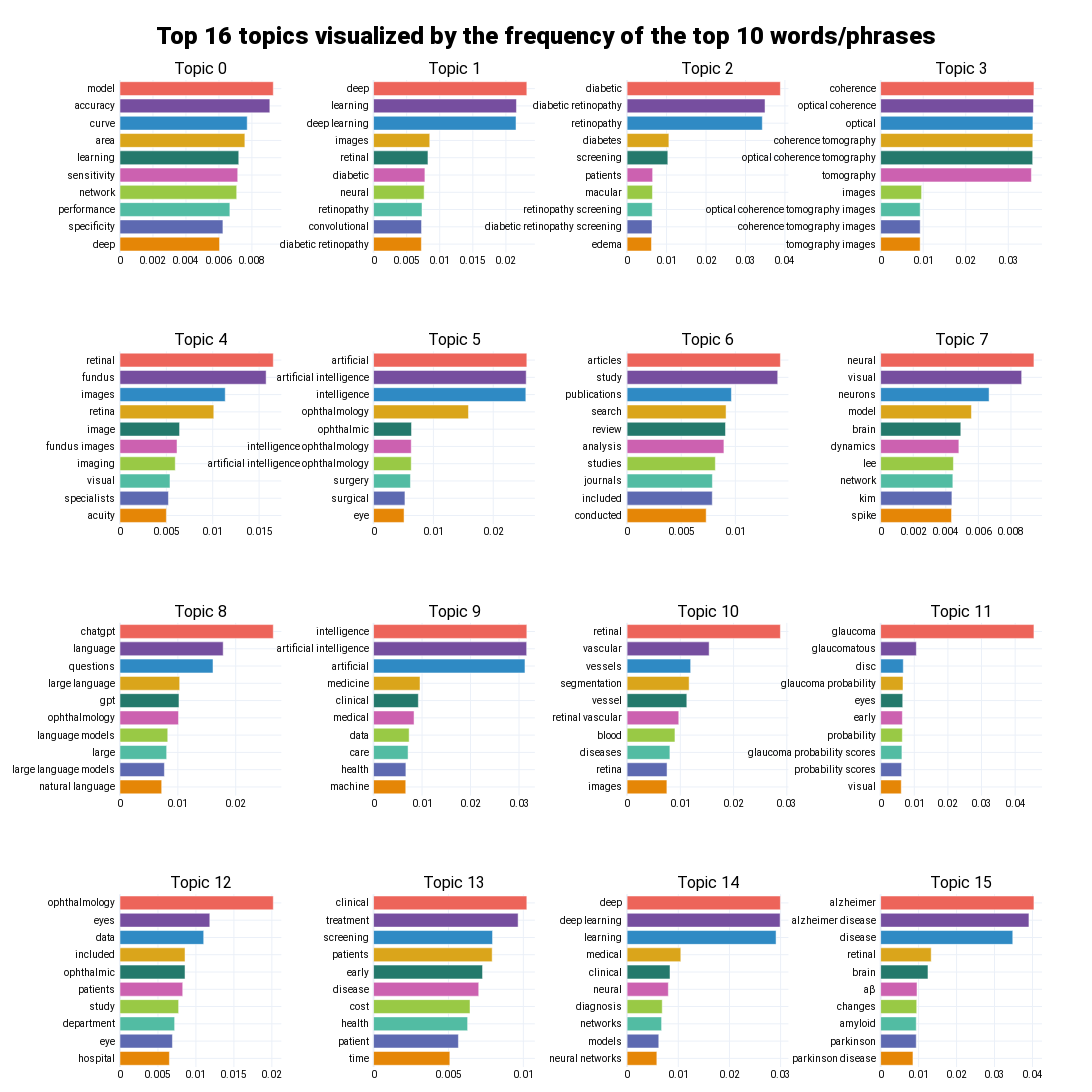

The cell this chart's notebook holds for it:
### Markdown cell above
### Visualize a barchart of selected topics

### Code cell
import plotly.express as px

top_n_topics = 16
n_words = 10

# 'fig_barchart' is a plotly figure.
fig_barchart = topic_model.visualize_barchart(
    top_n_topics = top_n_topics,  # Only select the top n most frequent topics.
    n_words = n_words,            # Number of words to show in a topic.
    custom_labels=False,          # Whether to use custom topic labels that were defined using topic_model.set_topic_labels.
    title=f"Top {top_n_topics} topics visualized by the frequency of the top {n_words} words",
    width=300,
    height=300,
)

fig_barchart.update_layout(
    # Adjust left, right, top, bottom margin of the overall figure.
    margin=dict(l=20, r=50, t=80, b=20),

    plot_bgcolor='rgba(0,0,0,0)',         # Set background color (transparent in this example).

    title={
        'text': f"Top {top_n_topics} topics visualized by the frequency of the top {n_words} words/phrases",
        'y':0.975,
        'x':0.5,
        'xanchor': 'center',
        'yanchor': 'top',
        'font': dict(
            family="Roboto Black",
            size=24,
            color="#000000"
        )
    },

    font=dict(
        family="Roboto",
        size=10,
        color="#000000"
    ),
)

color_sequence = px.colors.qualitative.Vivid  # Choose a color sequence.
fig_barchart.update_traces(marker_color=color_sequence)

# Show the updated figure
fig_barchart.show()

### Figure 1 — Plotly figure (JSON) as saved in the notebook; plotly's stock layout.template omitted (floating-point values rounded to 4 significant figures)
{"data": [{"marker": {"color": ["rgb(229, 134, 6)", "rgb(93, 105, 177)", "rgb(82, 188, 163)", "rgb(153, 201, 69)", "rgb(204, 97, 176)", "rgb(36, 121, 108)", "rgb(218, 165, 27)", "rgb(47, 138, 196)", "rgb(118, 78, 159)", "rgb(237, 100, 90)", "rgb(165, 170, 153)"]}, "orientation": "h", "type": "bar", "x": [0.006036, 0.00624, 0.006662, 0.007076, 0.007138, 0.007201, 0.007571, 0.007714, 0.009085, 0.009295], "xaxis": "x", "y": ["deep  ", "specificity  ", "performance  ", "network  ", "sensitivity  ", "learning  ", "area  ", "curve  ", "accuracy  ", "model  "], "yaxis": "y"}, {"marker": {"color": ["rgb(229, 134, 6)", "rgb(93, 105, 177)", "rgb(82, 188, 163)", "rgb(153, 201, 69)", "rgb(204, 97, 176)", "rgb(36, 121, 108)", "rgb(218, 165, 27)", "rgb(47, 138, 196)", "rgb(118, 78, 159)", "rgb(237, 100, 90)", "rgb(165, 170, 153)"]}, "orientation": "h", "type": "bar", "x": [0.007225, 0.007252, 0.00732, 0.007642, 0.007759, 0.00822, 0.008492, 0.02153, 0.02159, 0.02316], "xaxis": "x2", "y": ["diabetic retinopathy  ", "convolutional  ", "retinopathy  ", "neural  ", "diabetic  ", "retinal  ", "images  ", "deep learning  ", "learning  ", "deep  "], "yaxis": "y2"}, {"marker": {"color": ["rgb(229, 134, 6)", "rgb(93, 105, 177)", "rgb(82, 188, 163)", "rgb(153, 201, 69)", "rgb(204, 97, 176)", "rgb(36, 121, 108)", "rgb(218, 165, 27)", "rgb(47, 138, 196)", "rgb(118, 78, 159)", "rgb(237, 100, 90)", "rgb(165, 170, 153)"]}, "orientation": "h", "type": "bar", "x": [0.006178, 0.006308, 0.006363, 0.006425, 0.006473, 0.01032, 0.01059, 0.03427, 0.03496, 0.03885], "xaxis": "x3", "y": ["edema  ", "diabetic retinopathy screening  ", "retinopathy screening  ", "macular  ", "patients  ", "screening  ", "diabetes  ", "retinopathy  ", "diabetic retinopathy  ", "diabetic  "], "yaxis": "y3"}, {"marker": {"color": ["rgb(229, 134, 6)", "rgb(93, 105, 177)", "rgb(82, 188, 163)", "rgb(153, 201, 69)", "rgb(204, 97, 176)", "rgb(36, 121, 108)", "rgb(218, 165, 27)", "rgb(47, 138, 196)", "rgb(118, 78, 159)", "rgb(237, 100, 90)", "rgb(165, 170, 153)"]}, "orientation": "h", "type": "bar", "x": [0.009283, 0.00929, 0.00929, 0.00962, 0.03542, 0.03573, 0.03576, 0.03579, 0.03592, 0.03602], "xaxis": "x4", "y": ["tomography images  ", "coherence tomography images  ", "optical coherence tomography images  ", "images  ", "tomography  ", "optical coherence tomography  ", "coherence tomography  ", "optical  ", "optical coherence  ", "coherence  "], "yaxis": "y4"}, {"marker": {"color": ["rgb(229, 134, 6)", "rgb(93, 105, 177)", "rgb(82, 188, 163)", "rgb(153, 201, 69)", "rgb(204, 97, 176)", "rgb(36, 121, 108)", "rgb(218, 165, 27)", "rgb(47, 138, 196)", "rgb(118, 78, 159)", "rgb(237, 100, 90)", "rgb(165, 170, 153)"]}, "orientation": "h", "type": "bar", "x": [0.005001, 0.005222, 0.00539, 0.005959, 0.006148, 0.006424, 0.01011, 0.01135, 0.01576, 0.01653], "xaxis": "x5", "y": ["acuity  ", "specialists  ", "visual  ", "imaging  ", "fundus images  ", "image  ", "retina  ", "images  ", "fundus  ", "retinal  "], "yaxis": "y5"}, {"marker": {"color": ["rgb(229, 134, 6)", "rgb(93, 105, 177)", "rgb(82, 188, 163)", "rgb(153, 201, 69)", "rgb(204, 97, 176)", "rgb(36, 121, 108)", "rgb(218, 165, 27)", "rgb(47, 138, 196)", "rgb(118, 78, 159)", "rgb(237, 100, 90)", "rgb(165, 170, 153)"]}, "orientation": "h", "type": "bar", "x": [0.005098, 0.005245, 0.006164, 0.006298, 0.006298, 0.006345, 0.01586, 0.02545, 0.02551, 0.02561], "xaxis": "x6", "y": ["eye  ", "surgical  ", "surgery  ", "artificial intelligence ophthalmology  ", "intelligence ophthalmology  ", "ophthalmic  ", "ophthalmology  ", "intelligence  ", "artificial intelligence  ", "artificial  "], "yaxis": "y6"}, {"marker": {"color": ["rgb(229, 134, 6)", "rgb(93, 105, 177)", "rgb(82, 188, 163)", "rgb(153, 201, 69)", "rgb(204, 97, 176)", "rgb(36, 121, 108)", "rgb(218, 165, 27)", "rgb(47, 138, 196)", "rgb(118, 78, 159)", "rgb(237, 100, 90)", "rgb(165, 170, 153)"]}, "orientation": "h", "type": "bar", "x": [0.007305, 0.007869, 0.007878, 0.008151, 0.008942, 0.009089, 0.009141, 0.009634, 0.01391, 0.01416], "xaxis": "x7", "y": ["conducted  ", "included  ", "journals  ", "studies  ", "analysis  ", "review  ", "search  ", "publications  ", "study  ", "articles  "], "yaxis": "y7"}, {"marker": {"color": ["rgb(229, 134, 6)", "rgb(93, 105, 177)", "rgb(82, 188, 163)", "rgb(153, 201, 69)", "rgb(204, 97, 176)", "rgb(36, 121, 108)", "rgb(218, 165, 27)", "rgb(47, 138, 196)", "rgb(118, 78, 159)", "rgb(237, 100, 90)", "rgb(165, 170, 153)"]}, "orientation": "h", "type": "bar", "x": [0.004352, 0.004374, 0.004432, 0.004467, 0.004803, 0.004921, 0.005574, 0.006658, 0.008658, 0.009411], "xaxis": "x8", "y": ["spike  ", "kim  ", "network  ", "lee  ", "dynamics  ", "brain  ", "model  ", "neurons  ", "visual  ", "neural  "], "yaxis": "y8"}, {"marker": {"color": ["rgb(229, 134, 6)", "rgb(93, 105, 177)", "rgb(82, 188, 163)", "rgb(153, 201, 69)", "rgb(204, 97, 176)", "rgb(36, 121, 108)", "rgb(218, 165, 27)", "rgb(47, 138, 196)", "rgb(118, 78, 159)", "rgb(237, 100, 90)", "rgb(165, 170, 153)"]}, "orientation": "h", "type": "bar", "x": [0.007206, 0.007676, 0.008066, 0.008255, 0.01012, 0.01019, 0.01032, 0.01608, 0.01784, 0.0265], "xaxis": "x9", "y": ["natural language  ", "large language models  ", "large  ", "language models  ", "ophthalmology  ", "gpt  ", "large language  ", "questions  ", "language  ", "chatgpt  "], "yaxis": "y9"}, {"marker": {"color": ["rgb(229, 134, 6)", "rgb(93, 105, 177)", "rgb(82, 188, 163)", "rgb(153, 201, 69)", "rgb(204, 97, 176)", "rgb(36, 121, 108)", "rgb(218, 165, 27)", "rgb(47, 138, 196)", "rgb(118, 78, 159)", "rgb(237, 100, 90)", "rgb(165, 170, 153)"]}, "orientation": "h", "type": "bar", "x": [0.006643, 0.00667, 0.007119, 0.007338, 0.008352, 0.009238, 0.00958, 0.03123, 0.03158, 0.03161], "xaxis": "x10", "y": ["machine  ", "health  ", "care  ", "data  ", "medical  ", "clinical  ", "medicine  ", "artificial  ", "artificial intelligence  ", "intelligence  "], "yaxis": "y10"}, {"marker": {"color": ["rgb(229, 134, 6)", "rgb(93, 105, 177)", "rgb(82, 188, 163)", "rgb(153, 201, 69)", "rgb(204, 97, 176)", "rgb(36, 121, 108)", "rgb(218, 165, 27)", "rgb(47, 138, 196)", "rgb(118, 78, 159)", "rgb(237, 100, 90)", "rgb(165, 170, 153)"]}, "orientation": "h", "type": "bar", "x": [0.007473, 0.007502, 0.008039, 0.008987, 0.009707, 0.01122, 0.01165, 0.01194, 0.01541, 0.02879], "xaxis": "x11", "y": ["images  ", "retina  ", "diseases  ", "blood  ", "retinal vascular  ", "vessel  ", "segmentation  ", "vessels  ", "vascular  ", "retinal  "], "yaxis": "y11"}, {"marker": {"color": ["rgb(229, 134, 6)", "rgb(93, 105, 177)", "rgb(82, 188, 163)", "rgb(153, 201, 69)", "rgb(204, 97, 176)", "rgb(36, 121, 108)", "rgb(218, 165, 27)", "rgb(47, 138, 196)", "rgb(118, 78, 159)", "rgb(237, 100, 90)", "rgb(165, 170, 153)"]}, "orientation": "h", "type": "bar", "x": [0.006131, 0.006234, 0.006325, 0.006441, 0.006454, 0.006567, 0.006648, 0.006731, 0.01061, 0.04559], "xaxis": "x12", "y": ["visual  ", "probability scores  ", "glaucoma probability scores  ", "probability  ", "early  ", "eyes  ", "glaucoma probability  ", "disc  ", "glaucomatous  ", "glaucoma  "], "yaxis": "y12"}, {"marker": {"color": ["rgb(229, 134, 6)", "rgb(93, 105, 177)", "rgb(82, 188, 163)", "rgb(153, 201, 69)", "rgb(204, 97, 176)", "rgb(36, 121, 108)", "rgb(218, 165, 27)", "rgb(47, 138, 196)", "rgb(118, 78, 159)", "rgb(237, 100, 90)", "rgb(165, 170, 153)"]}, "orientation": "h", "type": "bar", "x": [0.006505, 0.006905, 0.007196, 0.007721, 0.008261, 0.008563, 0.008563, 0.01102, 0.01183, 0.02019], "xaxis": "x13", "y": ["hospital  ", "eye  ", "department  ", "study  ", "patients  ", "ophthalmic  ", "included  ", "data  ", "eyes  ", "ophthalmology  "], "yaxis": "y13"}, {"marker": {"color": ["rgb(229, 134, 6)", "rgb(93, 105, 177)", "rgb(82, 188, 163)", "rgb(153, 201, 69)", "rgb(204, 97, 176)", "rgb(36, 121, 108)", "rgb(218, 165, 27)", "rgb(47, 138, 196)", "rgb(118, 78, 159)", "rgb(237, 100, 90)", "rgb(165, 170, 153)"]}, "orientation": "h", "type": "bar", "x": [0.005093, 0.005665, 0.00628, 0.006439, 0.007022, 0.007276, 0.00792, 0.007944, 0.009652, 0.01023], "xaxis": "x14", "y": ["time  ", "patient  ", "health  ", "cost  ", "disease  ", "early  ", "patients  ", "screening  ", "treatment  ", "clinical  "], "yaxis": "y14"}, {"marker": {"color": ["rgb(229, 134, 6)", "rgb(93, 105, 177)", "rgb(82, 188, 163)", "rgb(153, 201, 69)", "rgb(204, 97, 176)", "rgb(36, 121, 108)", "rgb(218, 165, 27)", "rgb(47, 138, 196)", "rgb(118, 78, 159)", "rgb(237, 100, 90)", "rgb(165, 170, 153)"]}, "orientation": "h", "type": "bar", "x": [0.005814, 0.00619, 0.006742, 0.006866, 0.008055, 0.008384, 0.01049, 0.02911, 0.0299, 0.02995], "xaxis": "x15", "y": ["neural networks  ", "models  ", "networks  ", "diagnosis  ", "neural  ", "clinical  ", "medical  ", "learning  ", "deep learning  ", "deep  "], "yaxis": "y15"}, {"marker": {"color": ["rgb(229, 134, 6)", "rgb(93, 105, 177)", "rgb(82, 188, 163)", "rgb(153, 201, 69)", "rgb(204, 97, 176)", "rgb(36, 121, 108)", "rgb(218, 165, 27)", "rgb(47, 138, 196)", "rgb(118, 78, 159)", "rgb(237, 100, 90)", "rgb(165, 170, 153)"]}, "orientation": "h", "type": "bar", "x": [0.008511, 0.009382, 0.009382, 0.009502, 0.009575, 0.01247, 0.01331, 0.03481, 0.03907, 0.04038], "xaxis": "x16", "y": ["parkinson disease  ", "parkinson  ", "amyloid  ", "changes  ", "aβ  ", "brain  ", "retinal  ", "disease  ", "alzheimer disease  ", "alzheimer  "], "yaxis": "y16"}], "layout": {"annotations": [{"font": {"size": 16}, "showarrow": false, "text": "Topic 0", "x": 0.0875, "xanchor": "center", "xref": "paper", "y": 1, "yanchor": "bottom", "yref": "paper"}, {"font": {"size": 16}, "showarrow": false, "text": "Topic 1", "x": 0.3625, "xanchor": "center", "xref": "paper", "y": 1, "yanchor": "bottom", "yref": "paper"}, {"font": {"size": 16}, "showarrow": false, "text": "Topic 2", "x": 0.6375, "xanchor": "center", "xref": "paper", "y": 1, "yanchor": "bottom", "yref": "paper"}, {"font": {"size": 16}, "showarrow": false, "text": "Topic 3", "x": 0.9125, "xanchor": "center", "xref": "paper", "y": 1, "yanchor": "bottom", "yref": "paper"}, {"font": {"size": 16}, "showarrow": false, "text": "Topic 4", "x": 0.0875, "xanchor": "center", "xref": "paper", "y": 0.725, "yanchor": "bottom", "yref": "paper"}, {"font": {"size": 16}, "showarrow": false, "text": "Topic 5", "x": 0.3625, "xanchor": "center", "xref": "paper", "y": 0.725, "yanchor": "bottom", "yref": "paper"}, {"font": {"size": 16}, "showarrow": false, "text": "Topic 6", "x": 0.6375, "xanchor": "center", "xref": "paper", "y": 0.725, "yanchor": "bottom", "yref": "paper"}, {"font": {"size": 16}, "showarrow": false, "text": "Topic 7", "x": 0.9125, "xanchor": "center", "xref": "paper", "y": 0.725, "yanchor": "bottom", "yref": "paper"}, {"font": {"size": 16}, "showarrow": false, "text": "Topic 8", "x": 0.0875, "xanchor": "center", "xref": "paper", "y": 0.45, "yanchor": "bottom", "yref": "paper"}, {"font": {"size": 16}, "showarrow": false, "text": "Topic 9", "x": 0.3625, "xanchor": "center", "xref": "paper", "y": 0.45, "yanchor": "bottom", "yref": "paper"}, {"font": {"size": 16}, "showarrow": false, "text": "Topic 10", "x": 0.6375, "xanchor": "center", "xref": "paper", "y": 0.45, "yanchor": "bottom", "yref": "paper"}, {"font": {"size": 16}, "showarrow": false, "text": "Topic 11", "x": 0.9125, "xanchor": "center", "xref": "paper", "y": 0.45, "yanchor": "bottom", "yref": "paper"}, {"font": {"size": 16}, "showarrow": false, "text": "Topic 12", "x": 0.0875, "xanchor": "center", "xref": "paper", "y": 0.175, "yanchor": "bottom", "yref": "paper"}, {"font": {"size": 16}, "showarrow": false, "text": "Topic 13", "x": 0.3625, "xanchor": "center", "xref": "paper", "y": 0.175, "yanchor": "bottom", "yref": "paper"}, {"font": {"size": 16}, "showarrow": false, "text": "Topic 14", "x": 0.6375, "xanchor": "center", "xref": "paper", "y": 0.175, "yanchor": "bottom", "yref": "paper"}, {"font": {"size": 16}, "showarrow": false, "text": "Topic 15", "x": 0.9125, "xanchor": "center", "xref": "paper", "y": 0.175, "yanchor": "bottom", "yref": "paper"}], "font": {"color": "#000000", "family": "Roboto", "size": 10}, "height": 1200, "hoverlabel": {"bgcolor": "white", "font": {"family": "Rockwell", "size": 16}}, "margin": {"b": 20, "l": 20, "r": 50, "t": 80}, "plot_bgcolor": "rgba(0,0,0,0)", "showlegend": false, "title": {"font": {"color": "#000000", "family": "Roboto Black", "size": 24}, "text": "Top 16 topics visualized by the frequency of the top 10 words/phrases", "x": 0.5, "xanchor": "center", "y": 0.975, "yanchor": "top"}, "width": 1200, "xaxis": {"anchor": "y", "domain": [0, 0.175], "showgrid": true}, "xaxis10": {"anchor": "y10", "domain": [0.275, 0.45], "showgrid": true}, "xaxis11": {"anchor": "y11", "domain": [0.55, 0.725], "showgrid": true}, "xaxis12": {"anchor": "y12", "domain": [0.825, 1], "showgrid": true}, "xaxis13": {"anchor": "y13", "domain": [0, 0.175], "showgrid": true}, "xaxis14": {"anchor": "y14", "domain": [0.275, 0.45], "showgrid": true}, "xaxis15": {"anchor": "y15", "domain": [0.55, 0.725], "showgrid": true}, "xaxis16": {"anchor": "y16", "domain": [0.825, 1], "showgrid": true}, "xaxis2": {"anchor": "y2", "domain": [0.275, 0.45], "showgrid": true}, "xaxis3": {"anchor": "y3", "domain": [0.55, 0.725], "showgrid": true}, "xaxis4": {"anchor": "y4", "domain": [0.825, 1], "showgrid": true}, "xaxis5": {"anchor": "y5", "domain": [0, 0.175], "showgrid": true}, "xaxis6": {"anchor": "y6", "domain": [0.275, 0.45], "showgrid": true}, "xaxis7": {"anchor": "y7", "domain": [0.55, 0.725], "showgrid": true}, "xaxis8": {"anchor": "y8", "domain": [0.825, 1], "showgrid": true}, "xaxis9": {"anchor": "y9", "domain": [0, 0.175], "showgrid": true}, "yaxis": {"anchor": "x", "domain": [0.825, 1], "showgrid": true}, "yaxis10": {"anchor": "x10", "domain": [0.275, 0.45], "showgrid": true}, "yaxis11": {"anchor": "x11", "domain": [0.275, 0.45], "showgrid": true}, "yaxis12": {"anchor": "x12", "domain": [0.275, 0.45], "showgrid": true}, "yaxis13": {"anchor": "x13", "domain": [0, 0.175], "showgrid": true}, "yaxis14": {"anchor": "x14", "domain": [0, 0.175], "showgrid": true}, "yaxis15": {"anchor": "x15", "domain": [0, 0.175], "showgrid": true}, "yaxis16": {"anchor": "x16", "domain": [0, 0.175], "showgrid": true}, "yaxis2": {"anchor": "x2", "domain": [0.825, 1], "showgrid": true}, "yaxis3": {"anchor": "x3", "domain": [0.825, 1], "showgrid": true}, "yaxis4": {"anchor": "x4", "domain": [0.825, 1], "showgrid": true}, "yaxis5": {"anchor": "x5", "domain": [0.55, 0.725], "showgrid": true}, "yaxis6": {"anchor": "x6", "domain": [0.55, 0.725], "showgrid": true}, "yaxis7": {"anchor": "x7", "domain": [0.55, 0.725], "showgrid": true}, "yaxis8": {"anchor": "x8", "domain": [0.55, 0.725], "showgrid": true}, "yaxis9": {"anchor": "x9", "domain": [0.275, 0.45], "showgrid": true}}}
